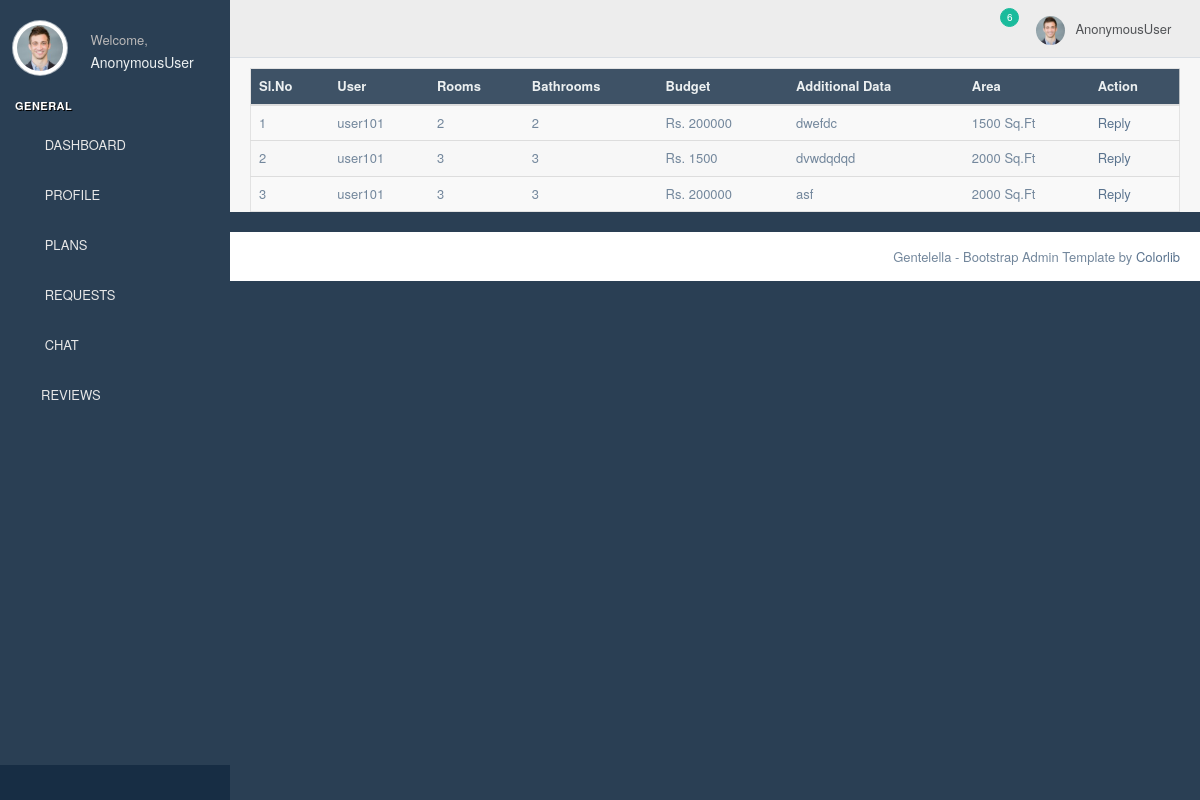
Before: /view_planrequests with the older database file.
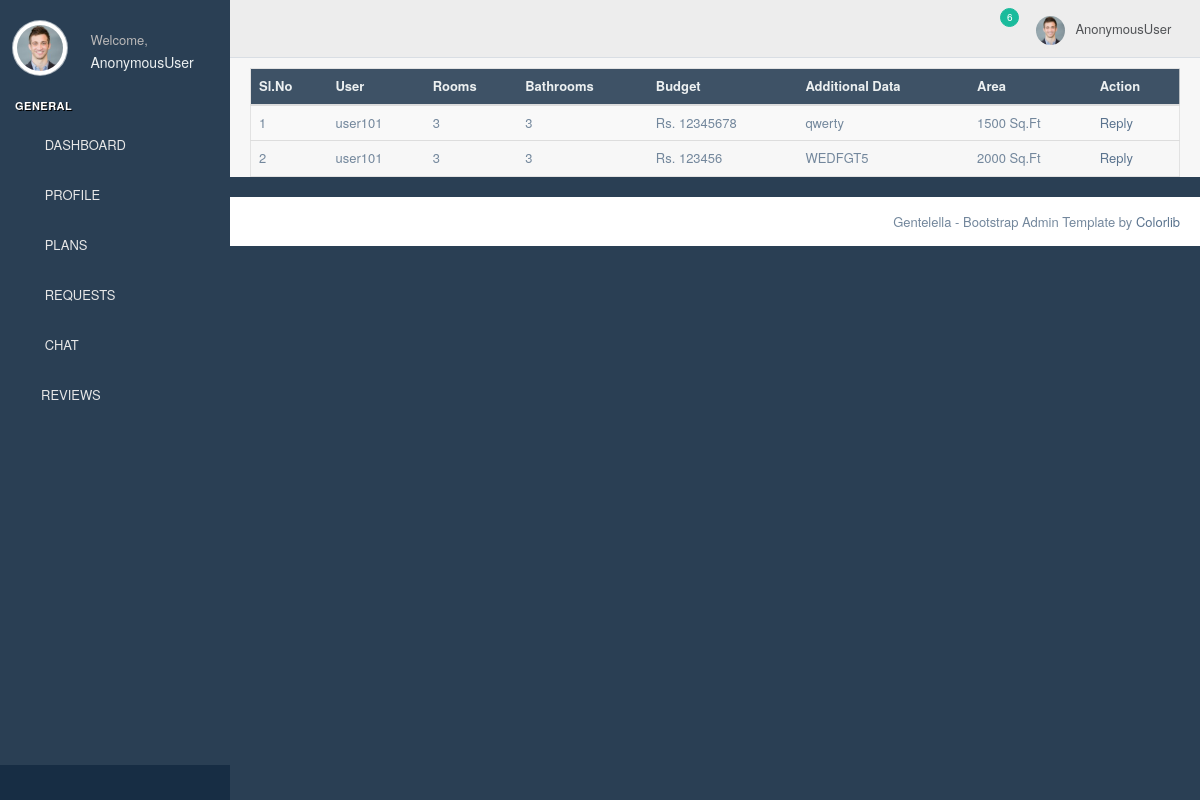
After: the same page with the newer database file.
### homeapp/models.py (models this page shows)
class plan_request(models.Model):
    user=models.ForeignKey(Login,on_delete=models.CASCADE)
    company_name=models.ForeignKey(company,on_delete=models.CASCADE,blank=True,null=True)
    room=models.IntegerField(null=True,blank=True)
    bath=models.IntegerField(null=True,blank=True)
    area=models.CharField(max_length=1000,null=True,blank=True)
    additional=models.TextField(blank=True,null=True)
    budjet=models.IntegerField(null=True,blank=True)
    status=models.IntegerField(default=0)
    reply = models.FileField(blank=True, null=True)

class Login(AbstractUser):
    is_company = models.BooleanField(default=False)
    is_user = models.BooleanField(default=False)

### homeapp/companyviews.py (the view)
# urls.py: path('view_planrequests',companyviews.view_planrequests,name='view_planrequests'),
def view_planrequests(request):
    data= plan_request.objects.all()
    return render(request,'companytemp/requests.html',{'data':data})

### templates/companytemp/requests.html
{% extends 'companytemp/chome.html' %}
{% block content %}
{% load crispy_forms_filters %}
                      <table class="table table-striped jambo_table bulk_action">
                        <thead>
                          <tr class="headings">
                            <th class="column-title">Sl.No </th>
                            <th class="column-title">User</th>
                            <th class="column-title">Rooms</th>
                            <th class="column-title">Bathrooms</th>
                            <th class="column-title">Budget</th>
                            <th class="column-title">Additional Data</th>
                            <th class="column-title">Area</th>
                            <th class="column-title">Action</th>
                          </tr>
                        </thead>
                        <tbody>
                          <tr class="even pointer">
                              {% for i in data %}
                            <td class=" ">{{forloop.counter}}</td>
                            <td class=" ">{{i.user}}</td>
                            <td class=" ">{{i.room}}</td>
                            <td class=" ">{{i.bath}}</td>
                            <td class=" ">Rs. {{i.budjet}}</td>
                            <td class=" ">{{i.additional}}</td>
                            <td class=" ">{{i.area}} Sq.Ft</td>
                            <td class=" last"><a href="{% url 'replytorequest' i.id %}">Reply</a>
                            </td>
                          </tr>
                        {% endfor %}
                        </tbody>
                      </table>
{% endblock %}

Changed rows visible on the page:
removed plan_request: user "user101", room "3", bath "3", budjet "200000", additional "asf", area "2000"
changed plan_request: room "2" → "3"; bath "2" → "3"; budjet "200000" → "12345678"; additional "dwefdc" → "qwerty"
changed plan_request: budjet "1500" → "123456"; additional "dvwdqdqd" → "WEDFGT5"
